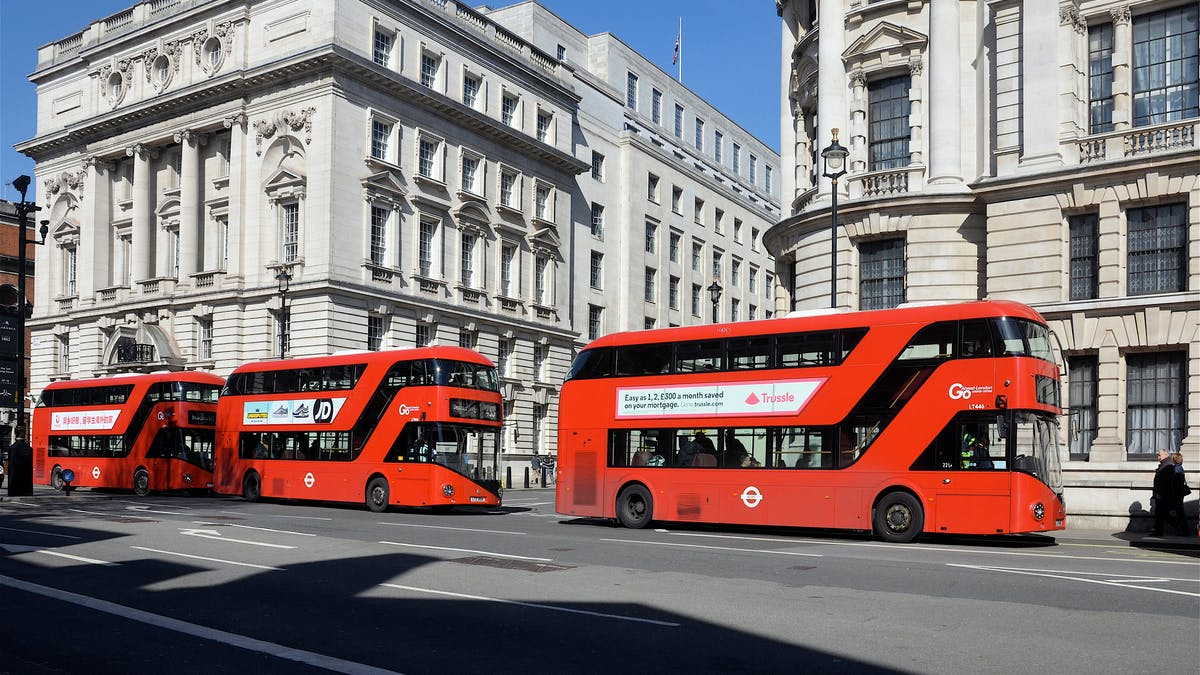
#> input picture bus.jpg, 1200 x 675 px
$ jupyter execute --allow-errors ObjectDetection.ipynb
#> lines starting #> are read from the running program, lines starting #| are printed output that depends on the picture
[cell 1]
import cv2
import numpy as np
import matplotlib.pyplot as plt

#> (a cell that did not finish here is left out)

[cell 3]
classes = []
with open("./coco.names" , 'r') as f:
#> (reads coco.names from the repository)
  classes = f.read().splitlines()

[cell 4]
len(classes)

[cell 5]
img = cv2.imread("./bus.jpg")
#> img is the input picture: shape (675, 1200, 3); mean B, G, R 117.2, 116.9, 131.6
blob = cv2.dnn.blobFromImage(img , 1/255 , (320,320), (0,0,0) , swapRB=True , crop = False)

[cell 6]
#to print image
i = blob[0].reshape(320,320,3)
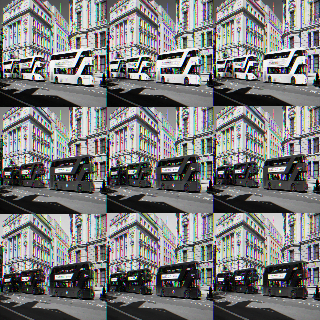
#> i: shape (320, 320, 3) float32; mean of channels 0, 1, 2 0.478, 0.478, 0.478; drawn as B, G, R
plt.imshow(i)

#> (a cell that did not finish here is left out)

#> (a cell that did not finish here is left out)

[cell 9]
#capture bounding boxes
boxes = []
confidences = []
class_ids =[]

width = 1
height =1


#> (the rest of this cell did not finish here and is left out)

[cell 10]
len(boxes)

[cell 11]
indexes = cv2.dnn.NMSBoxes(boxes , confidences , 0.5,0.4)

[cell 12]
font = cv2.FONT_HERSHEY_PLAIN
colors = np.random.uniform(0,255,size=(len(boxes),3))

[cell 13]
if len(indexes) > 0:
    for i in indexes.flatten():
      x,y,w,h = boxes[i]

      label = str(classes[class_ids[i]])
      confi = str(round(confidences[i],2))
      color = colors[i]

      cv2.rectangle(img , (x,y) , (x+w , y+h) , color , 2)
      cv2.putText(img , label + " " + confi , (x,y+20) , font , 2 , (255,255,255) , 2 )

[cell 14]
len(boxes)

[cell 15]
plt.imshow(img)

[cell 16]
cv2.imwrite("./img.jpg" , img)
#> Out = True
